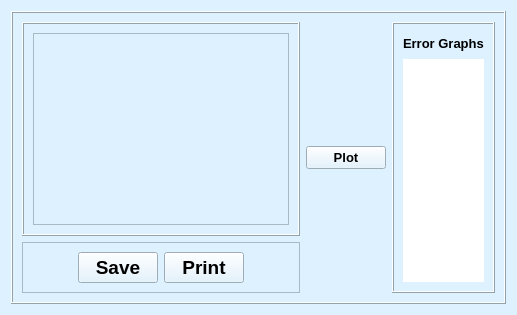
         <widget class="QWidget" name="Reports_Graphs">
          <property name="styleSheet">
           <string notr="true">background-color: rgb(221, 241, 255);</string>
          </property>
          <layout class="QGridLayout" name="gridLayout_84">
           <item row="0" column="0">
            <widget class="QFrame" name="report_mainframe">
             <property name="maximumSize">
              <size>
               <width>16777215</width>
               <height>16777215</height>
              </size>
             </property>
             <property name="frameShape">
              <enum>QFrame::Box</enum>
             </property>
             <property name="frameShadow">
              <enum>QFrame::Raised</enum>
             </property>
             <layout class="QGridLayout" name="gridLayout_83">
              <item row="0" column="0">
               <layout class="QVBoxLayout" name="verticalLayout_7">
                <item>
                 <widget class="QFrame" name="frame_36">
                  <property name="frameShape">
                   <enum>QFrame::Box</enum>
                  </property>
                  <property name="frameShadow">
                   <enum>QFrame::Raised</enum>
                  </property>
                  <layout class="QGridLayout" name="gridLayout_82">
                   <item row="0" column="0">
                    <widget class="QTableWidget" name="Reports_Table"/>
                   </item>
                  </layout>
                 </widget>
                </item>
                <item>
                 <widget class="QFrame" name="frame_43">
                  <property name="frameShape">
                   <enum>QFrame::StyledPanel</enum>
                  </property>
                  <property name="frameShadow">
                   <enum>QFrame::Raised</enum>
                  </property>
                  <layout class="QGridLayout" name="gridLayout_149">
                   <item row="0" column="1" alignment="Qt::AlignLeft">
                    <widget class="QPushButton" name="Reports_PB_Print">
                     <property name="font">
                      <font>
                       <family>Arial</family>
                       <pointsize>14</pointsize>
                       <weight>75</weight>
                       <bold>true</bold>
                      </font>
                     </property>
                     <property name="toolTip">
                      <string>Print</string>
                     </property>
                     <property name="text">
                      <string>Print</string>
                     </property>
                     <property name="icon">
                      <iconset>
                       <normaloff>Resources/print.png</normaloff>Resources/print.png</iconset>
                     </property>
                     <property name="iconSize">
                      <size>
                       <width>40</width>
                       <height>55</height>
                      </size>
                     </property>
                    </widget>
                   </item>
                   <item row="0" column="0" alignment="Qt::AlignRight">
                    <widget class="QPushButton" name="Reports_PB_Save">
                     <property name="font">
                      <font>
                       <family>Arial</family>
                       <pointsize>14</pointsize>
                       <weight>75</weight>
                       <bold>true</bold>
                      </font>
                     </property>
                     <property name="toolTip">
                      <string>Save</string>
                     </property>
                     <property name="text">
                      <string>Save</string>
                     </property>
                     <property name="icon">
                      <iconset>
                       <normaloff>Resources/save.png</normaloff>Resources/save.png</iconset>
                     </property>
                     <property name="iconSize">
                      <size>
                       <width>40</width>
                       <height>55</height>
                      </size>
                     </property>
                    </widget>
                   </item>
                  </layout>
                 </widget>
                </item>
               </layout>
              </item>
              <item row="0" column="2">
               <layout class="QVBoxLayout" name="verticalLayout_8">
                <item>
                 <widget class="QFrame" name="frame_38">
                  <property name="frameShape">
                   <enum>QFrame::Box</enum>
                  </property>
                  <property name="frameShadow">
                   <enum>QFrame::Raised</enum>
                  </property>
                  <layout class="QGridLayout" name="gridLayout_85">
                   <item row="0" column="0">
                    <widget class="QLabel" name="label_28">
                     <property name="minimumSize">
                      <size>
                       <width>0</width>
                       <height>20</height>
                      </size>
                     </property>
                     <property name="maximumSize">
                      <size>
                       <width>16777215</width>
                       <height>20</height>
                      </size>
                     </property>
                     <property name="font">
                      <font>
                       <family>Arial</family>
                       <pointsize>10</pointsize>
                       <weight>75</weight>
                       <bold>true</bold>
                      </font>
                     </property>
                     <property name="text">
                      <string>Error Graphs</string>
                     </property>
                    </widget>
                   </item>
                   <item row="1" column="0">
                    <widget class="GraphicsLayoutWidget" name="Reports_ErrorGraph" native="true">
                     <property name="styleSheet">
                      <string notr="true">background-color: rgb(255, 255, 255);
color: rgb(255, 255, 255);</string>
                     </property>
                    </widget>
                   </item>
                  </layout>
                 </widget>
                </item>
               </layout>
              </item>
              <item row="0" column="1">
               <widget class="QPushButton" name="Reports_PB_Plot">
                <property name="font">
                 <font>
                  <family>Arial</family>
                  <pointsize>10</pointsize>
                  <weight>75</weight>
                  <bold>true</bold>
                 </font>
                </property>
                <property name="tabletTracking">
                 <bool>false</bool>
                </property>
                <property name="toolTip">
                 <string>Plot</string>
                </property>
                <property name="text">
                 <string>Plot</string>
                </property>
                <property name="icon">
                 <iconset>
                  <normaloff>Resources/plot.png</normaloff>Resources/plot.png</iconset>
                </property>
                <property name="iconSize">
                 <size>
                  <width>50</width>
                  <height>50</height>
                 </size>
                </property>
               </widget>
              </item>
             </layout>
            </widget>
           </item>
          </layout>
         </widget>
